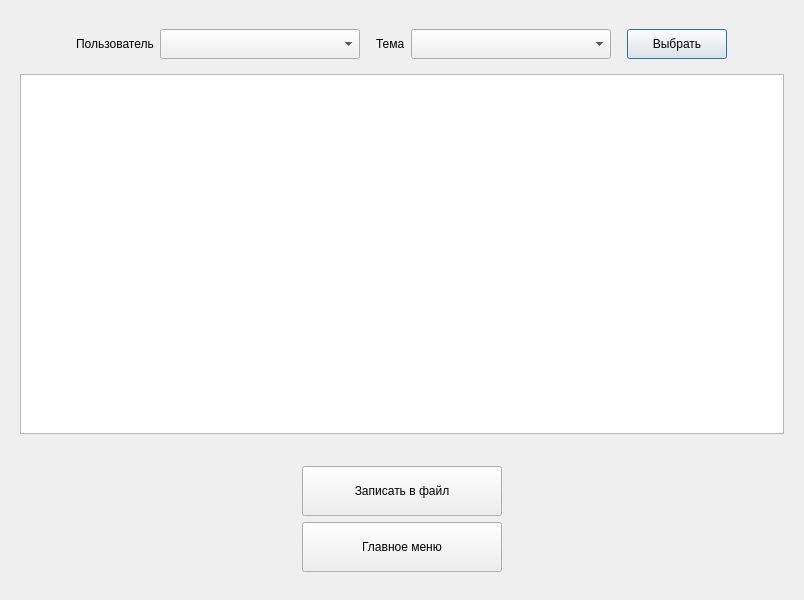
<?xml version="1.0" encoding="UTF-8"?>
<ui version="4.0">
 <class>resultsadminwindow</class>
 <widget class="QDialog" name="resultsadminwindow">
  <property name="geometry">
   <rect>
    <x>0</x>
    <y>0</y>
    <width>800</width>
    <height>600</height>
   </rect>
  </property>
  <property name="windowTitle">
   <string>Результаты пользователей</string>
  </property>
  <layout class="QVBoxLayout" name="verticalLayout">
   <item alignment="Qt::AlignHCenter|Qt::AlignVCenter">
    <widget class="QWidget" name="widget_2" native="true">
     <layout class="QVBoxLayout" name="verticalLayout_5">
      <item alignment="Qt::AlignHCenter">
       <widget class="QWidget" name="widget" native="true">
        <layout class="QHBoxLayout" name="horizontalLayout_2">
         <item>
          <widget class="QLabel" name="label">
           <property name="text">
            <string>Пользователь</string>
           </property>
          </widget>
         </item>
         <item>
          <widget class="QComboBox" name="comboBox_3">
           <property name="sizePolicy">
            <sizepolicy hsizetype="Fixed" vsizetype="Fixed">
             <horstretch>0</horstretch>
             <verstretch>0</verstretch>
            </sizepolicy>
           </property>
           <property name="minimumSize">
            <size>
             <width>200</width>
             <height>30</height>
            </size>
           </property>
          </widget>
         </item>
         <item>
          <spacer name="horizontalSpacer_3">
           <property name="orientation">
            <enum>Qt::Horizontal</enum>
           </property>
           <property name="sizeType">
            <enum>QSizePolicy::Fixed</enum>
           </property>
           <property name="sizeHint" stdset="0">
            <size>
             <width>10</width>
             <height>20</height>
            </size>
           </property>
          </spacer>
         </item>
         <item>
          <widget class="QLabel" name="label_2">
           <property name="text">
            <string>Тема</string>
           </property>
          </widget>
         </item>
         <item alignment="Qt::AlignHCenter|Qt::AlignVCenter">
          <widget class="QComboBox" name="comboBox_2">
           <property name="sizePolicy">
            <sizepolicy hsizetype="Fixed" vsizetype="Fixed">
             <horstretch>0</horstretch>
             <verstretch>0</verstretch>
            </sizepolicy>
           </property>
           <property name="minimumSize">
            <size>
             <width>200</width>
             <height>30</height>
            </size>
           </property>
          </widget>
         </item>
         <item>
          <spacer name="horizontalSpacer_2">
           <property name="orientation">
            <enum>Qt::Horizontal</enum>
           </property>
           <property name="sizeType">
            <enum>QSizePolicy::Fixed</enum>
           </property>
           <property name="sizeHint" stdset="0">
            <size>
             <width>10</width>
             <height>20</height>
            </size>
           </property>
          </spacer>
         </item>
         <item>
          <widget class="QPushButton" name="pushButton_6">
           <property name="sizePolicy">
            <sizepolicy hsizetype="Fixed" vsizetype="Fixed">
             <horstretch>0</horstretch>
             <verstretch>0</verstretch>
            </sizepolicy>
           </property>
           <property name="minimumSize">
            <size>
             <width>100</width>
             <height>30</height>
            </size>
           </property>
           <property name="text">
            <string>Выбрать</string>
           </property>
          </widget>
         </item>
        </layout>
       </widget>
      </item>
      <item alignment="Qt::AlignHCenter|Qt::AlignVCenter">
       <widget class="QTableWidget" name="tableWidget_2">
        <property name="sizePolicy">
         <sizepolicy hsizetype="Fixed" vsizetype="Fixed">
          <horstretch>0</horstretch>
          <verstretch>0</verstretch>
         </sizepolicy>
        </property>
        <property name="minimumSize">
         <size>
          <width>764</width>
          <height>360</height>
         </size>
        </property>
       </widget>
      </item>
     </layout>
    </widget>
   </item>
   <item alignment="Qt::AlignHCenter|Qt::AlignVCenter">
    <widget class="QWidget" name="widget_3" native="true">
     <layout class="QVBoxLayout" name="verticalLayout_6">
      <item>
       <widget class="QPushButton" name="pushButton_4">
        <property name="sizePolicy">
         <sizepolicy hsizetype="Fixed" vsizetype="Fixed">
          <horstretch>0</horstretch>
          <verstretch>0</verstretch>
         </sizepolicy>
        </property>
        <property name="minimumSize">
         <size>
          <width>200</width>
          <height>50</height>
         </size>
        </property>
        <property name="text">
         <string>Записать в файл</string>
        </property>
       </widget>
      </item>
      <item>
       <widget class="QPushButton" name="pushButton_5">
        <property name="sizePolicy">
         <sizepolicy hsizetype="Fixed" vsizetype="Fixed">
          <horstretch>0</horstretch>
          <verstretch>0</verstretch>
         </sizepolicy>
        </property>
        <property name="minimumSize">
         <size>
          <width>200</width>
          <height>50</height>
         </size>
        </property>
        <property name="text">
         <string>Главное меню</string>
        </property>
       </widget>
      </item>
     </layout>
    </widget>
   </item>
  </layout>
 </widget>
 <resources/>
 <connections/>
</ui>
